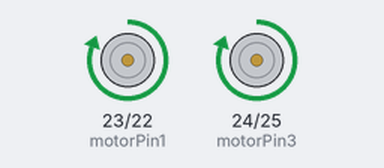
Bench run of a sketch on a simulated Arduino Mega 2560, built with avr-gcc and run on an emulated ATmega2560. Parts: motor-driver pin pairs drawn as motors (green arrow = first pin HIGH = forward, orange = second pin HIGH = backward, longer = more drive, scaled by the enable pin).

Above: at 1.0 s.
At 3.0 s:
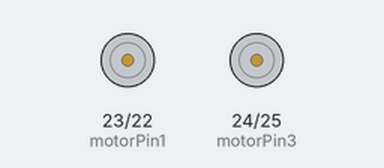
Timing chart, 0 to 5.2 s (numbered marks = the images above):
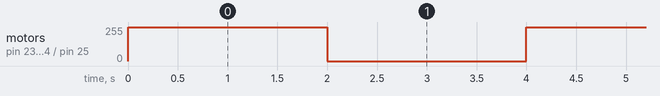

The sketch:

motor.ino
```cpp
int motorPin1 = 23;
int motorPin2 = 22;
int motorPin3 = 24;
int motorPin4 = 25;
int pwm1=45;
int pwm2=46;

void setup() {
// DDRA=0xFF;
// DDRL = DDRL | 0x18;   //Setting PL3 and PL4 pins as output for PWM generation
// PORTL = PORTL | 0x18; //PL3 and PL4 pins are for velocity control using PWM
pinMode( motorPin1,OUTPUT);
pinMode( motorPin2,OUTPUT);
pinMode( motorPin3,OUTPUT);
pinMode( motorPin4,OUTPUT);
pinMode( pwm1,OUTPUT);
pinMode( pwm2,OUTPUT);

digitalWrite(pwm1, HIGH);
digitalWrite(pwm2, HIGH);
}

void loop() {
   digitalWrite(motorPin1, HIGH);
    digitalWrite(motorPin2, LOW);
    digitalWrite(motorPin3, HIGH);
    digitalWrite(motorPin4, LOW);
    delay(2000);

     digitalWrite(motorPin1, LOW);
    digitalWrite(motorPin2, LOW);
    digitalWrite(motorPin3, LOW);
    digitalWrite(motorPin4, LOW);
    delay(2000);
}
```

Measured:
- by itself, motor on pin 23 (motorPin1) / pin 22 (motorPin2), motor on pin 24 (motorPin3) / pin 25 (motorPin4): alternates forward 255/255 for 2.0 s and stopped for 2.0 s
